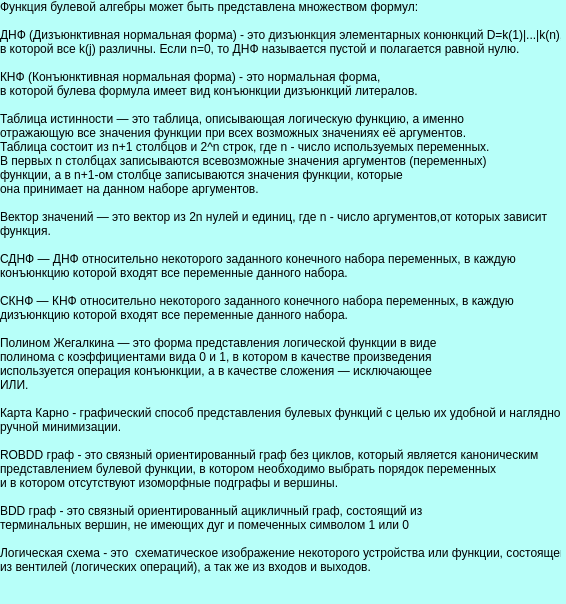
<?xml version="1.0" encoding="UTF-8"?>
<ui version="4.0">
 <class>Theory_window</class>
 <widget class="QWidget" name="Theory_window">
  <property name="geometry">
   <rect>
    <x>0</x>
    <y>0</y>
    <width>566</width>
    <height>604</height>
   </rect>
  </property>
  <property name="windowTitle">
   <string>Form</string>
  </property>
  <property name="styleSheet">
   <string notr="true">background-color: rgb(183, 255, 249);
color: rgb(0, 0, 0);</string>
  </property>
  <widget class="QLabel" name="Theory">
   <property name="geometry">
    <rect>
     <x>0</x>
     <y>0</y>
     <width>561</width>
     <height>591</height>
    </rect>
   </property>
   <property name="layoutDirection">
    <enum>Qt::LeftToRight</enum>
   </property>
   <property name="styleSheet">
    <string notr="true"/>
   </property>
   <property name="text">
    <string>Функция булевой алгебры может быть представлена множеством формул:

ДНФ (Дизъюнктивная нормальная форма) - это дизъюнкция элементарных конюнкций D=k(1)|...|k(n),
в которой все k(j) различны. Если n=0, то ДНФ называется пустой и полагается равной нулю.

КНФ (Конъюнктивная нормальная форма) - это нормальная форма, 
в которой булева формула имеет вид конъюнкции дизъюнкций литералов.

Таблица истинности — это таблица, описывающая логическую функцию, а именно 
отражающую все значения функции при всех возможных значениях её аргументов. 
Таблица состоит из n+1 столбцов и 2^n строк, где n - число используемых переменных.
В первых n столбцах записываются всевозможные значения аргументов (переменных) 
функции, а в n+1-ом столбце записываются значения функции, которые 
она принимает на данном наборе аргументов.

Вектор значений — это вектор из 2n нулей и единиц, где n - число аргументов,от которых зависит 
функция.
 
СДНФ — ДНФ относительно некоторого заданного конечного набора переменных, в каждую 
конъюнкцию которой входят все переменные данного набора.

СКНФ — КНФ относительно некоторого заданного конечного набора переменных, в каждую 
дизъюнкцию которой входят все переменные данного набора.

Полином Жегалкина — это форма представления логической функции в виде
полинома с коэффициентами вида 0 и 1, в котором в качестве произведения
используется операция конъюнкции, а в качестве сложения — исключающее
ИЛИ.

Карта Карно - графический способ представления булевых функций с целью их удобной и наглядной
ручной минимизации.

ROBDD граф - это связный ориентированный граф без циклов, который является каноническим
представлением булевой функции, в котором необходимо выбрать порядок переменных
и в котором отсутствуют изоморфные подграфы и вершины. 

BDD граф - это связный ориентированный ацикличный граф, состоящий из
терминальных вершин, не имеющих дуг и помеченных символом 1 или 0

Логическая схема - это  схематическое изображение некоторого устройства или функции, состоящего
из вентилей (логических операций), а так же из входов и выходов.</string>
   </property>
   <property name="alignment">
    <set>Qt::AlignLeading|Qt::AlignLeft|Qt::AlignTop</set>
   </property>
  </widget>
 </widget>
 <resources/>
 <connections/>
</ui>
